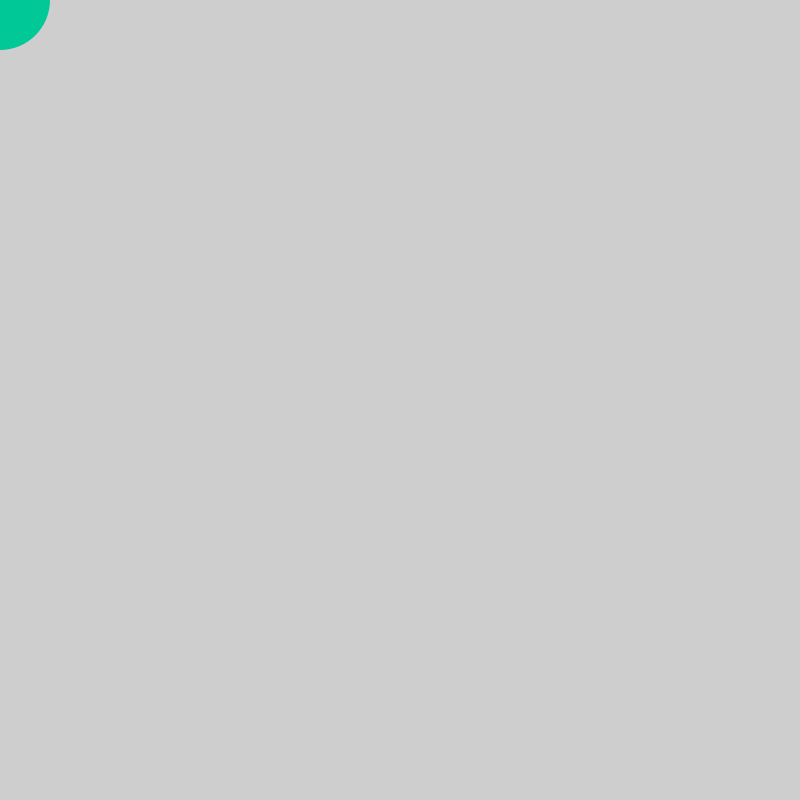
Frame 1 (no input)
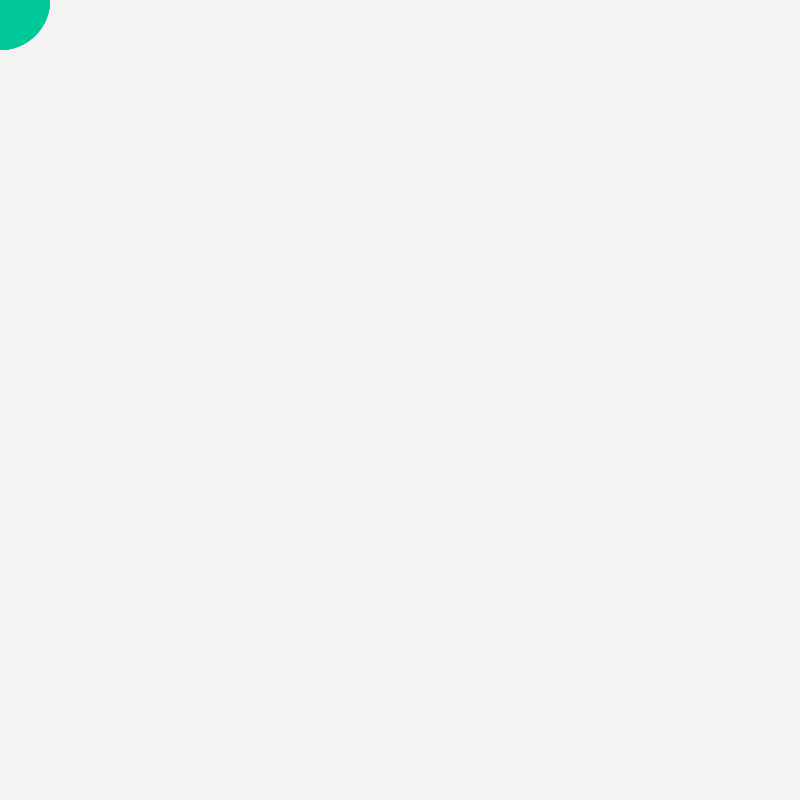
Frame 60 (the mouse pressed at the canvas centre just before this capture)
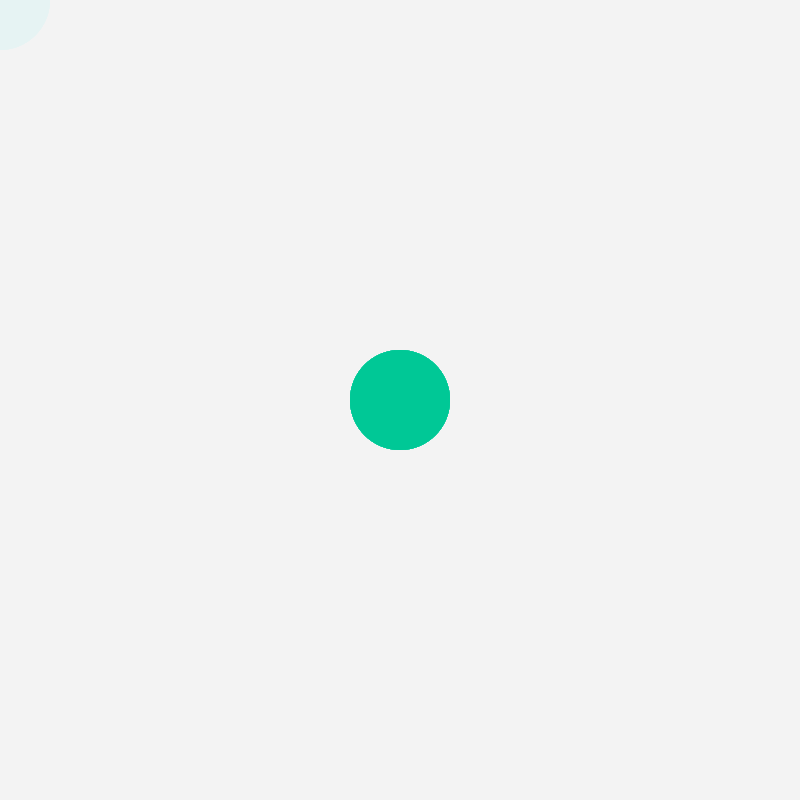
Frame 120 (the mouse held since frame 60 and released just before this capture)

The Processing sketch that drew these frames (run headless with seeded random() and noise(); from frame 60 on, the mouse is pressed at the canvas centre):

// Processing sketch: circle
// ── circle.pde
void setup()
{
  size(800,800);
  noStroke();
}

void draw()
{
  fill(255,255,255,10);
  rect(0,0,width,height);
  fill(0,200,150);
  circle(mouseX,mouseY,100);
}
